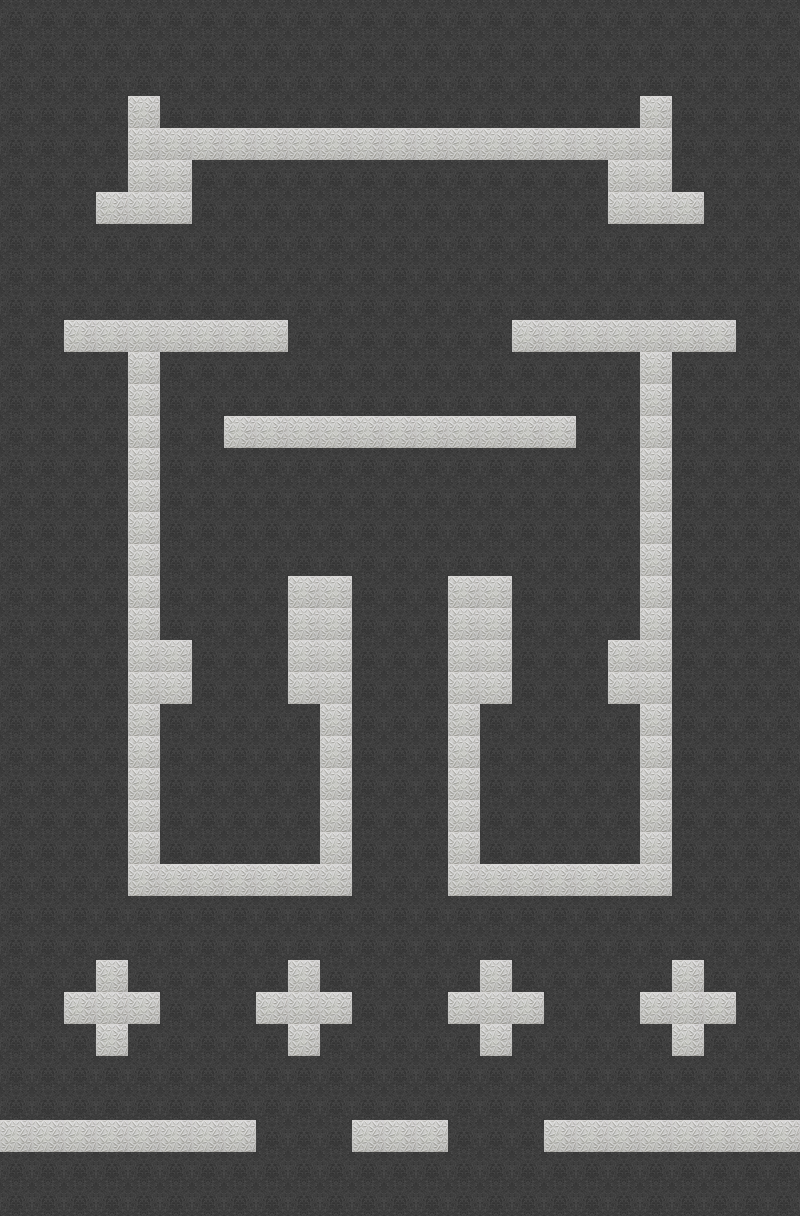

Rendered tile map (Tiled .tmx) drawn with the repository's tilesets; below, a short description and the map source with its tile grids summarised:
An orthogonal 25x38 tile map with 32x32 px tiles, 2 tile layers (Floor-Level1, Wall-Level1), 3 tilesets.

<map version="1.0" orientation="orthogonal" renderorder="right-down" width="25" height="38" tilewidth="32" tileheight="32" nextobjectid="49">
 <tileset firstgid="1" name="Floor-Lvl1" tilewidth="32" tileheight="32">
  <image source="tile1_32x32.png" width="32" height="32" />
 </tileset>
 <tileset firstgid="2" name="Wall-Lvl1" tilewidth="32" tileheight="32">
  <image source="wall_silver_32x32.png" width="32" height="32" />
  <tile id="0">
   <properties>
    <property name="blocked" value="1" />
   </properties>
  </tile>
 </tileset>
 <tileset firstgid="3" name="blankTile" tilewidth="32" tileheight="32">
  <image source="blankTile.png" trans="ff00ff" width="32" height="32" />
 </tileset>
 <layer name="Floor-Level1" width="25" height="38">
  <data>[950 cells, 950 non-empty, 1 distinct tile ids]</data>
 </layer>
 <layer name="Wall-Level1" width="25" height="38">
  <data>[950 cells, 950 non-empty, 2 distinct tile ids]</data>
 </layer>
</map>